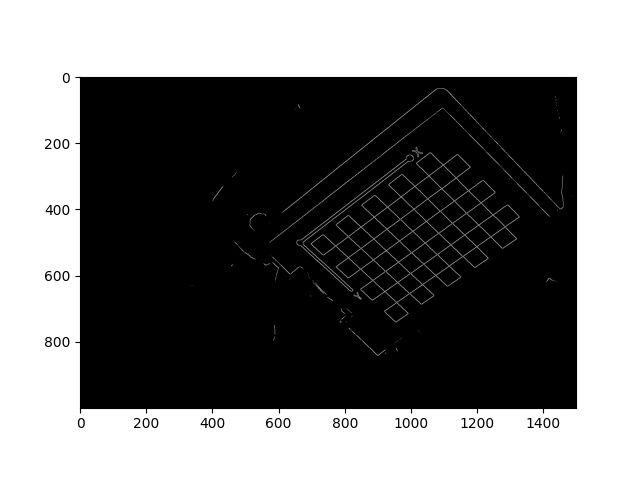
#> input picture outputs/res01.jpg, 640 x 480 px, given in place of texture03.jpg, which was not available
$ jupyter execute --allow-errors q2.ipynb   (text cells are left out)
#> lines starting #> are read from the running program, lines starting #| are printed output that depends on the picture; pictures that were not available may be replaced by others from this repository, and a replacement may not be noted
#> further down, texture is the input picture: shape (480, 640, 3); min 0, max 255, mean 118.5
#| (480, 640, 3)
### q2_funcs.py
import numpy as np
import cv2
import random


def get_random_patch(texture, patch_size):
#> called with patch_size = (200, 200)
    x_max, y_max = texture.shape[0] - patch_size[0] - 1, texture.shape[1] - patch_size[1] - 1
#> x_max = 279; y_max = 439
    x, y = random.randint(0, x_max), random.randint(0, y_max)
#> x = 197; y = 388
    patch = texture[x:x + patch_size[0], y:y + patch_size[1], :].copy()
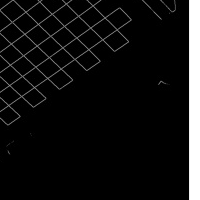
#> patch: shape (200, 200, 3); min 0, max 255, mean 18.1
    return patch


def find_patch_from_template(texture, template):
    search_result = cv2.matchTemplate(texture, template, cv2.TM_CCORR_NORMED)
    threshold = 0.95
    while threshold > 0.5:
        match_points_x, match_points_y = np.where(search_result > threshold)
        if match_points_x.size > 0:
            i = random.randint(0, match_points_x.size - 1)
            x, y = match_points_x[i], match_points_y[i]
            return x, y
        threshold -= 0.05


# [38 lines left out: functions find_path, find_min_cut, not called in this run]


def first_row_synthesis(img, texture, patch_size, overlap):
    first_patch = get_random_patch(texture, patch_size)
    img[0:patch_size[0], 0:patch_size[1], :] = first_patch
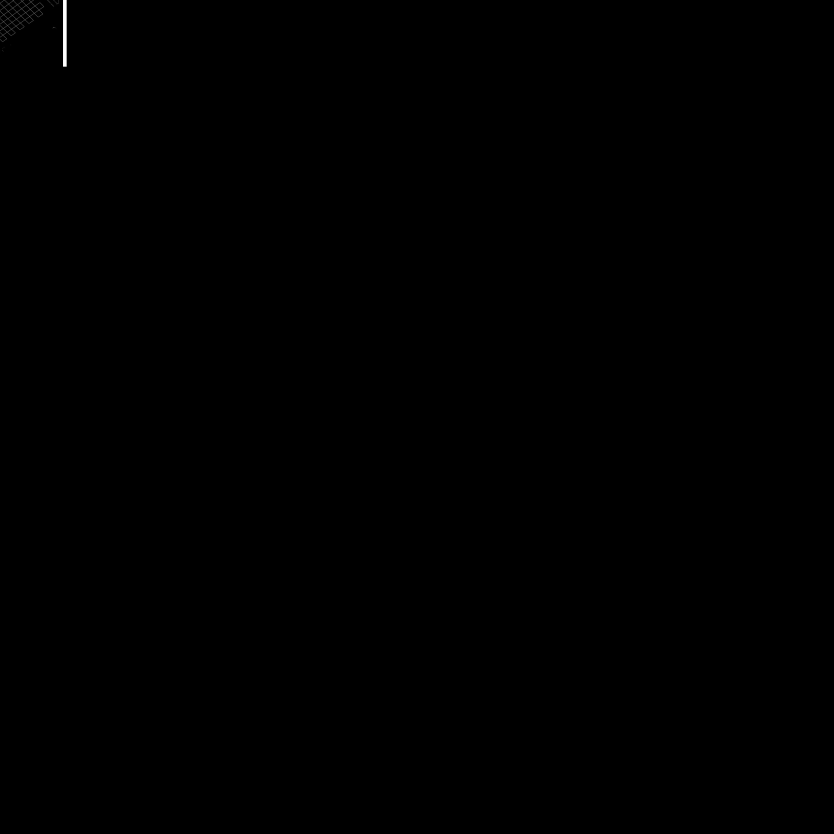
#> img: shape (2500, 2500, 3) (shown at 1/3 size); min 0, max 255, mean 0.1
    number_of_patches = int((img.shape[1] - patch_size[1]) / (patch_size[1] - overlap))
#> number_of_patches = 23
    cut_from_end = patch_size[1]
    for i in range(number_of_patches):
        template_x = (i + 1) * (patch_size[0] - overlap)
        template = img[0:patch_size[1], template_x:template_x + overlap, :].copy()
        x, y = find_patch_from_template(texture[:, 0:-cut_from_end, :], template)
        template2 = texture[x:x + patch_size[0], y:y + overlap, :].copy()
        min_cut = find_min_cut(template, template2)
        final_template = (min_cut * template + (1 - min_cut) * template2).copy()
        img[0:patch_size[0], template_x:template_x + overlap, :] = final_template.copy()
        patch = texture[x:x + patch_size[0], y + overlap:y + patch_size[1], :].copy()
        img[0:patch_size[0], template_x + overlap:template_x + patch_size[0], :] = patch.copy()
#> this loop made 1 pass
#> pass 1, in first_row_synthesis, `template = img[0:patch_size[1], template_x:template_x + overlap, :].co..`:
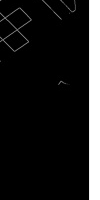
#> template: shape (200, 100, 3); min 0, max 255, mean 29.2
#> pass 1, in find_patch_from_template, `search_result = cv2.matchTemplate(texture, template, cv2.TM_CCORR_NORM..`:
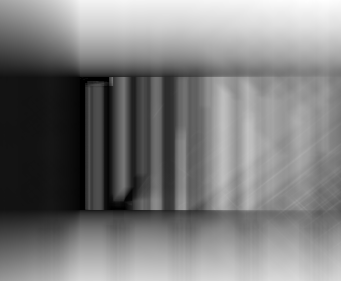
#> search_result: shape (281, 341) float32; min -0.000153, max 0.239, mean 0.117; drawn with min black and max white


'''   functions for synthesising other rows '''


# [52 lines left out: functions find_patch_from_L_template, find_L_min_cut, synthesis_row_i, next_rows_synthesis, not called in this run]


def apply_texture_synthesis(texture, result_shape, patch_size, overlap):
    result = np.zeros(result_shape, dtype='uint8')
    first_row_synthesis(result, texture, patch_size, overlap)
    next_rows_synthesis(result, texture, patch_size, overlap)
    final_result = np.zeros((result_shape[0], result_shape[1] + texture.shape[1] + overlap, result_shape[2]),
                            dtype='uint8')
    final_result[:, :result_shape[1], :] = result
    final_result[:texture.shape[0], result_shape[1] + overlap:, :] = texture
    return final_result

### q2.ipynb
[cell 1]
import numpy as np
import cv2
import q2_funcs

[cell 2]
import numpy as np
import cv2
import random


# [5 lines left out: function get_random_patch, not called in this run]

[cell 3]
# [10 lines left out: function find_patch_from_template, not called in this run]

[cell 4]
# [21 lines left out: function find_path, not called in this run]

[cell 5]
# [15 lines left out: function find_min_cut, not called in this run]

[cell 6]
# [15 lines left out: function first_row_synthesis, not called in this run]

[cell 7]
# [10 lines left out: function find_patch_from_L_template, not called in this run]

[cell 8]
# [8 lines left out: function find_L_min_cut, not called in this run]

[cell 9]
# [24 lines left out: function synthesis_row_i, not called in this run]

[cell 10]
# [4 lines left out: function next_rows_synthesis, not called in this run]

[cell 11]
# [9 lines left out: function apply_texture_synthesis, not called in this run]

[cell 12]
import cv2
import q2_funcs

input_paths = ["inputs/texture03.jpg", "inputs/texture08.jpg",
               "inputs/texture6.jpg", "inputs/texture10.jpg"]
output_paths = ["outputs/res11.jpg", "outputs/res12.jpg",
                "outputs/res13.jpg", "outputs/res14.jpg"]

result_shape = (2500, 2500, 3)
patch_size = (200, 200)
overlap = 100

#> (the rest of this cell did not finish here and is left out)
